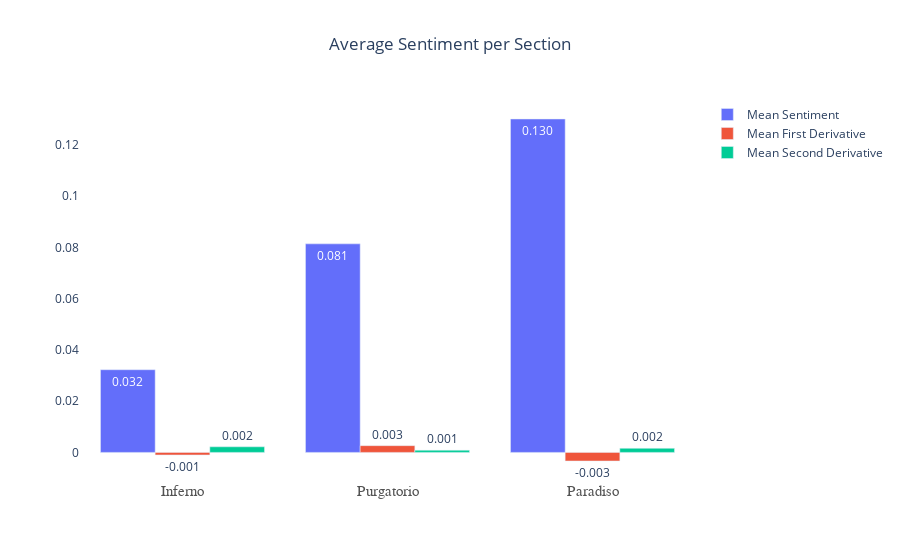

Notebook cell for this chart:
### Code cell
sections = ['Inferno', 'Purgatorio', 'Paradiso']
mean_sent = [avg_sentiment_inferno, avg_sentiment_purgatorio, avg_sentiment_paradiso]
mean_first_deriv = [avg_first_inferno, avg_first_purgatorio, avg_first_paradiso]
mean_second_deriv = [avg_second_inferno, avg_second_purgatorio, avg_second_paradiso]

float_formatter = "{:.2f}".format

fig = go.Figure(
    data=[
        go.Bar(name='Mean Sentiment', x=sections, y=mean_sent, text=[ "{:0.3f}".format(x) for x in mean_sent],
            textposition='auto'),
        go.Bar(name='Mean First Derivative', x=sections, y=mean_first_deriv, text=[ "{:0.3f}".format(x) for x in mean_first_deriv],
            textposition='auto'),
        go.Bar(name='Mean Second Derivative', x=sections, y=mean_second_deriv, text=[ "{:0.3f}".format(x) for x in mean_second_deriv],
            textposition='auto')
])

fig.update_layout(
    barmode='group',
    xaxis=dict(
        tickfont=dict(
            family='Arial',
            size=15,
            color='rgb(82, 82, 82)',
        ),
    ),
    showlegend=True,
    plot_bgcolor='white',
    title = dict(
        text = "Average Sentiment per Section",
        x = 0.5
    )
)

fig.show()

### Figure 1 — Plotly figure (JSON) as saved in the notebook; plotly's stock layout.template omitted (floating-point values rounded to 4 significant figures)
{"data": [{"name": "Mean Sentiment", "text": ["0.032", "0.081", "0.130"], "textposition": "auto", "type": "bar", "x": ["Inferno", "Purgatorio", "Paradiso"], "y": [0.03228, 0.08142, 0.1302]}, {"name": "Mean First Derivative", "text": ["-0.001", "0.003", "-0.003"], "textposition": "auto", "type": "bar", "x": ["Inferno", "Purgatorio", "Paradiso"], "y": [-0.001002, 0.002634, -0.003357]}, {"name": "Mean Second Derivative", "text": ["0.002", "0.001", "0.002"], "textposition": "auto", "type": "bar", "x": ["Inferno", "Purgatorio", "Paradiso"], "y": [0.002183, 0.0008486, 0.001594]}], "layout": {"barmode": "group", "plot_bgcolor": "white", "showlegend": true, "title": {"text": "Average Sentiment per Section", "x": 0.5}, "xaxis": {"tickfont": {"color": "rgb(82, 82, 82)", "family": "Arial", "size": 15}}}}
